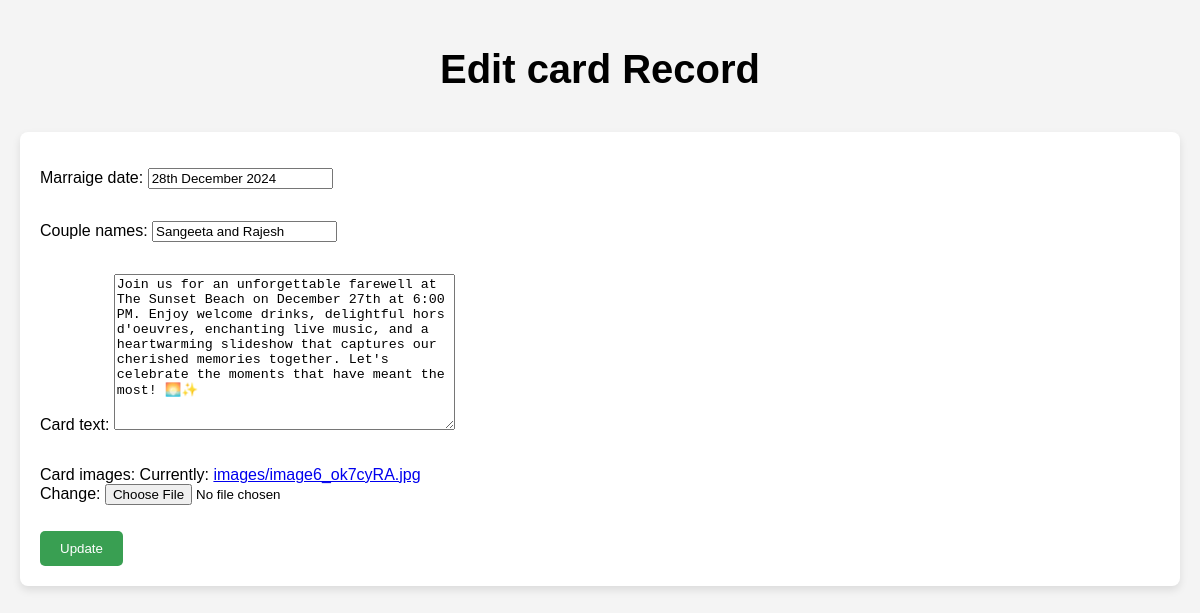
The app's page /custom_admin/edit/card/1/ (signed in) with its own data.
### Eventapp/models.py (models this page shows)
class Card(models.Model):
    marraige_date = models.CharField(max_length=20, null=True)
    couple_names = models.CharField(max_length=255, null=True)
    card_text = models.TextField(null=True)
    card_images = models.ImageField(upload_to='images/')

### admin_role/views.py (the view)
# urls.py: path('custom_admin/edit/<str:model>/<int:id>/', edit_record, name='edit_record'),
@login_required
def edit_record(request, model, id):
    model_class = {
        'card': Card,
        'gallery': Gallery,
        'services': Services,
        'packages': Packages,
        'couplemoments': CoupleMoments,
        'weddinggallery': WeddingGallery,
        'venue': Venue,
        'ocassion': Ocassion,
        'decoration': Decoration,
        'photography': Photography
    }[model]
    form_class = {
        'card': CardForm,
        'gallery': GalleryForm,
        'services': ServicesForm,
        'packages': PackagesForm,
        'couplemoments': CoupleMomentsForm,
        'weddinggallery': WeddingGalleryForm,
        'venue': VenueForm,
        'ocassion': OcassionForm,
        'decoration': DecorationForm,
        'photography': PhotographyForm,
    }[model]
    record = get_object_or_404(model_class, id=id)
    if request.method == 'POST':
        form = form_class(request.POST, request.FILES, instance=record)
        if form.is_valid():
            form.save()
            return redirect('Eventapp:records_page')
    else:
        form = form_class(instance=record)
    return render(request, 'admin/EditRecord.html', {'form': form, 'model': model, 'id': id})

### admin_role/forms.py
class CardForm(forms.ModelForm):
        class Meta:
            model = Card
            fields = '__all__'

### template/admin/EditRecord.html (shortened to what this page needs)
<!DOCTYPE html>
<html lang="en">
<head>
</head>
<body>
    <h1>Edit {{ model }} Record</h1>
    <div class="form-section">
        <form method="post" enctype="multipart/form-data">
            {{ form.as_p }}
            <button type="submit">Update</button>
        </form>
    </div>
</body>
</html>

### template/admin/EditRecord.html (style rules this page uses)
body { font-family: 'Poppins', sans-serif; margin: 0; padding: 20px; background-color: #f4f4f4; }
h1 { text-align: center; margin-bottom: 40px; font-size: 2.5rem; }
.form-section { background: #fff; padding: 20px; margin-bottom: 40px; border-radius: 8px; box-shadow: 0 4px 8px rgba(0, 0, 0, 0.1); }
form { display: flex; flex-direction: column; }
form button { align-self: flex-start; padding: 10px 20px; margin-top: 10px; background-color: #399f52; color: #fff; border: none; border-radius: 5px; cursor: pointer; transition: background-color 0.3s; }

### records on screen
Card: marraige_date "28th December 2024", couple_names "Sangeeta and Rajesh", card_text "Join us for an unforgettable farewell at The Sunset Beach on December 27th at 6:00 PM. Enjoy welcome drinks, delightful hors d'oeuvres, enchanting live music, and a heartwarming slideshow that captures our cherished memories together. Let's celebrate the moments that have meant the most! 🌅✨"

### other values on screen
{{ model }} "card"
